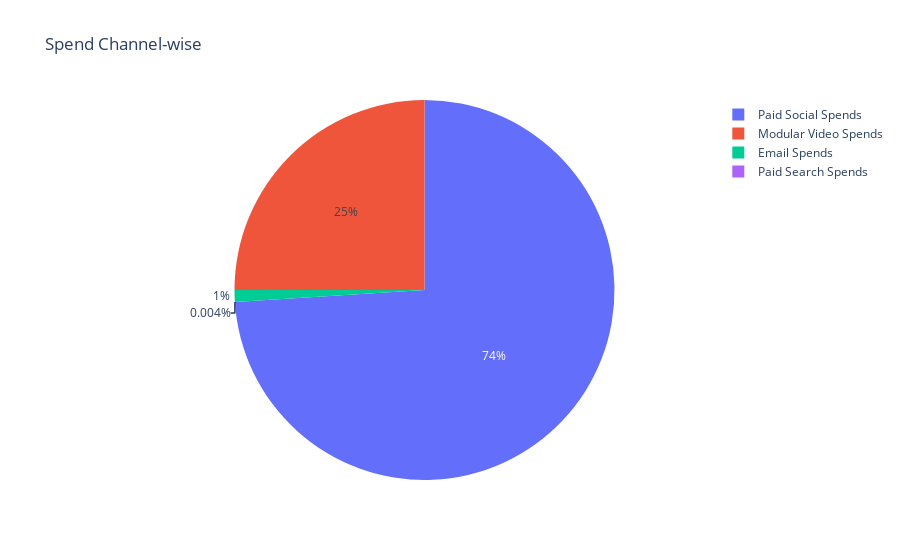

The notebook cell this image was saved under:
### Code cell
import plotly.express as px

fig = px.pie(spend_channel_wise, values=spend_channel_wise.values, names=spend_channel_wise.index, title='Spend Channel-wise')
fig.show()

### Figure 1 — Plotly figure (JSON) as saved in the notebook; plotly's stock layout.template omitted (floating-point values rounded to 4 significant figures)
{"data": [{"domain": {"x": [0, 1], "y": [0, 1]}, "hovertemplate": "index=%{label}<br>value=%{value}<extra></extra>", "labels": ["Paid Search Spends", "Email Spends", "Paid Social Spends", "Modular Video Spends"], "legendgroup": "", "name": "", "showlegend": true, "type": "pie", "values": [18410.0, 4604000.0, 340600000.0, 115100000.0]}], "layout": {"legend": {"tracegroupgap": 0}, "title": {"text": "Spend Channel-wise"}}}
